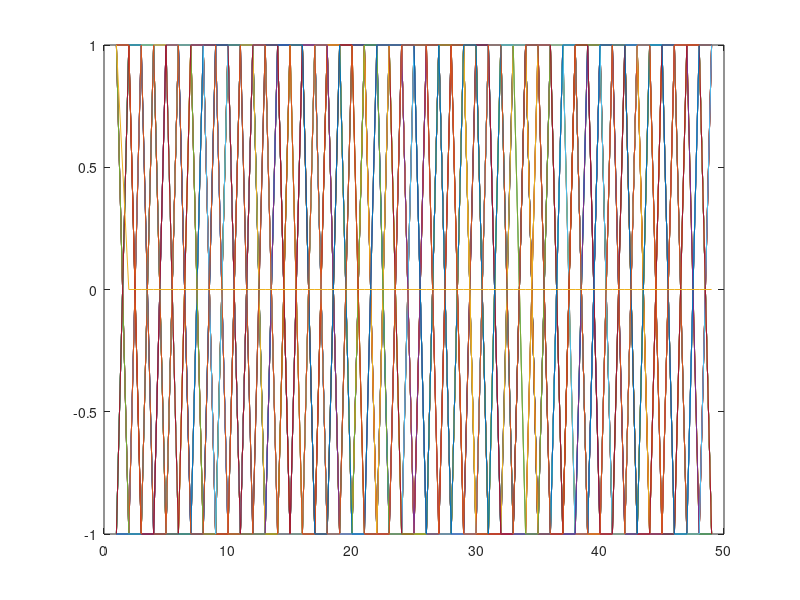
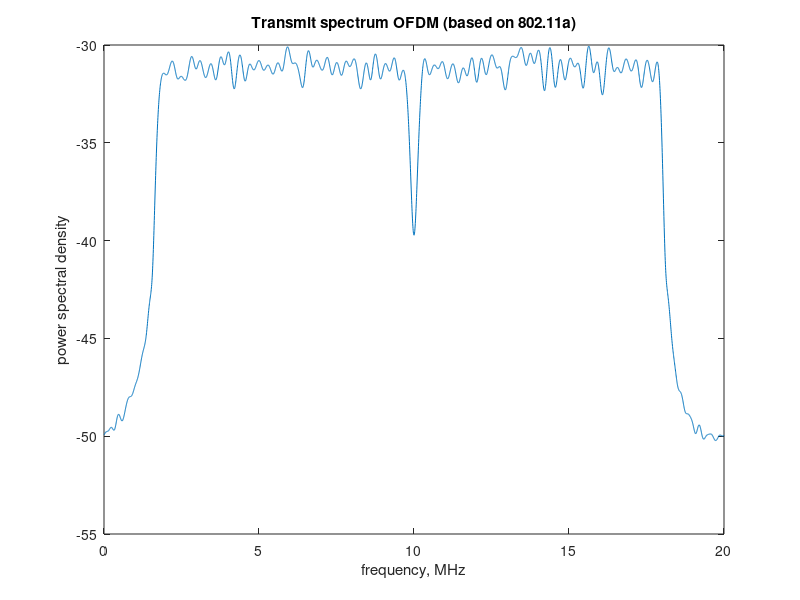

Write MATLAB code to recreate these figures, in order.
%This program generate BPSK-OFDM signal.
%No channel and receivers.
%PSD of generated signal is shown.
%Author: chenhaomails@gmail.com

clear all
nFFTSize =64 ;
% for each symbol bits a1 to a52 are assigned to subcarrier 
subcarrierIndex = [-26:-1 1:26]; % index [-26 to -1 1 to 26] 
nBit = 2500; 
ip = rand(1,nBit) > 0.5; % generating 1's and 0's
nBitPerSymbol = 52;

nSymbol = ceil(nBit/nBitPerSymbol);

% BPSK modulation
% bit0 --> -1
% bit1 --> +1
ipMod = 2*ip - 1; %2500    {0 or 1]
ipMod = [ipMod zeros(1,nBitPerSymbol*nSymbol-nBit)]; % 1 x 2548
ipMod = reshape(ipMod,nSymbol,nBitPerSymbol);  % 49 x 52 
figure(1)
plot(ipMod)

st = []; % empty vector

for ii = 1:nSymbol
	inputiFFT = zeros(1,nFFTSize);
	% assigning bits a1 to a52 to subcarriers [-26 to -1, 1 to 26]
	inputiFFT(subcarrierIndex+nFFTSize/2+1) = ipMod(ii,:); 
	%  shift subcarriers at indices [-26 to -1] to fft input indices [38 to 63]
	inputiFFT = fftshift(inputiFFT); 
	% ofdm modulation opera
	outputiFFT = ifft(inputiFFT,nFFTSize);
	% adding cyclic prefix of 16 samples, time domain 
	outputiFFT_with_CP = [outputiFFT(49:64) outputiFFT];
	%transmit 1 ofdm-symbol (with CP) per iter; st is the total trans.
	st = [st outputiFFT_with_CP]; 
end

fsMHz = 20;
[Pxx,W] = pwelch(st,[],[],4096,20); %power density: pwelch(signal,WINDOW,NOVERLAP,NFFT,Fs) 
figure(2)
plot([0:4095]*fsMHz/4095,10*log10(fftshift(Pxx)));
xlabel('frequency, MHz')
ylabel('power spectral density')
title('Transmit spectrum OFDM (based on 802.11a)');
